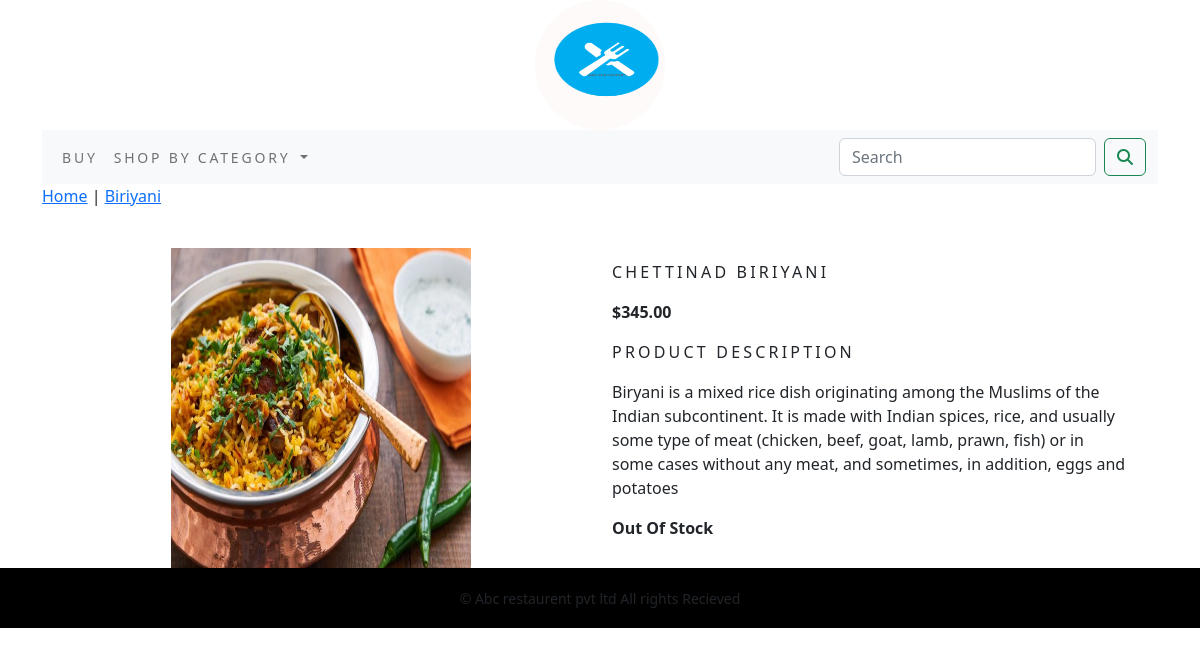
/home/Biriyani/chettinad-biriyani/, run on the app's committed database.
### home/models.py (models this page shows, shortened)
class Product(models.Model):
    name = models.CharField(max_length=200, unique=True)
    slug = models.SlugField(max_length=200, unique=True)
    description = models.TextField(blank=True)
    price = models.DecimalField(max_digits=10, decimal_places=2, )
    category = models.ForeignKey(Category, on_delete=models.CASCADE)
    image = models.ImageField(upload_to='product', blank=True)
    stock = models.IntegerField()
    available = models.BooleanField(default=True)
    created = models.DateField(auto_now_add=True)
    updated = models.DateField(auto_now=True)
    class Meta:
        ordering=('name',)
        verbose_name = 'product'
        verbose_name_plural = 'products'

class Category(models.Model):
    name = models.CharField(max_length=200, unique=True)
    slug = models.SlugField(max_length=200, unique=True)
    description = models.TextField(blank=True)
    image = models.ImageField(upload_to='category', blank=True)
    class Meta:
        ordering=('name',)
        verbose_name = 'category'
        verbose_name_plural = 'categories'
    def get_url(self):
        return reverse('home:Prod_by_cat',args=[self.slug])
    def __str__(self):
        return self.name

### home/views.py (the view)
# urls.py: path('<slug:c_slug>/<slug:product_slug>/', views.ProDet, name='ProDet')
def ProDet(request,c_slug,product_slug):
    try:
        product=Product.objects.get(category__slug=c_slug,slug=product_slug)
    except Exception as e:
        raise e
    return render(request,'product.html',{'product':product})

### cart/context_processors.py (called while the page is built)
def counter(request):
    item_count=0
    if 'admin' in request.path:
        return {}
    else:
        try:
            cart=Cart.objects.filter(cart_id=_cart_id(request))
            cart_items=CartItem.objects.all().filter(cart=cart[:1])
            for cart_item in cart_items:
                item_count += cart_item.quantity
        except Cart.DoesNotExist:
            item_count=0
    return dict(item_count=item_count)

### cart/views.py (called while the page is built)
def _cart_id(request):
    cart=request.session.session_key
    if not cart:
        cart=request.session.create()
    return cart

### home/context_processors.py (called while the page is built)
def menu_links(request):
    links=Category.objects.all()
    return dict(links=links)

### templates/product.html (shortened to what this page needs)
{% extends 'base.html' %}
{% load static %}
{% block body %}
<div class="row my_product_row_class">
    <div class="mx-auto">
        <p><a href="{% url 'home:AllProCat' %}">Home</a> | <a href="{{product.category.get_url}}">{{product.category}}</a></p>
    </div>
</div>
<div class="container">
<br>
<div class="row">
    <div class="col-12 col-sm-12 col-md-12 col-lg-6 text-center">
        <div style="min-width:18rem;">
            <img src="{{product.image.url}}" alt="{{product.name}}" height="320px" width="300px">
        </div>
    </div>
        <div class="col-12 col-sm-12 col-md-12 col-lg-6">
            <div>
            <h1 class="my_prod_title">{{product.name}}</h1>
            <p><b>${{product.price}}</b></p>
            <p class="my_title"> Product Description</p>
            <p class="text-justify my_prod_text">{{product.description}}</p>
            {% if product.stock <= 0 %}
            <p class="text-justify my_product_text"><b>Out Of Stock</b></p>
            {% else %}
            <a class="btn btn-secondary" href="{% url 'cart:add_cart' product.id %}">Add To Cart</a>
            {% endif %}
        </div>
    </div>
    </div>
</div>
{% endblock %}

### static/css/costom.css (style rules this page uses)
.my_title { font-size:16px; text-transform:uppercase; letter-spacing:.2em; }
.my_prod_title { font-size:16px; text-transform:uppercase; letter-spacing:.2em; padding-top:15px; padding-bottom:10px; }
.my_prod_text { padding-right:20px; }

### data on the page
Product: category "Biriyani", image (picture), name "CHETTINAD BIRIYANI", price "345.00", description "Biryani is a mixed rice dish originating among the Muslims of the Indian subcontinent. It is made with Indian spices, rice, and usually some type of meat (chicken, beef, goat, lamb, prawn, fish) or in some cases without any meat, and sometimes, in addition, eggs and potatoes"
